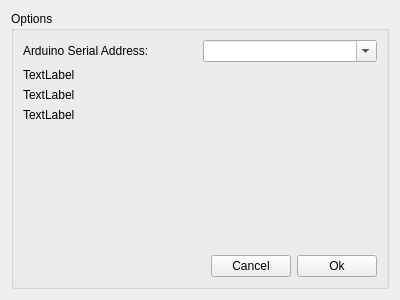
<?xml version="1.0" encoding="UTF-8"?>
<ui version="4.0">
 <class>OptionWindow</class>
 <widget class="QWidget" name="OptionWindow">
  <property name="windowModality">
   <enum>Qt::ApplicationModal</enum>
  </property>
  <property name="geometry">
   <rect>
    <x>0</x>
    <y>0</y>
    <width>400</width>
    <height>300</height>
   </rect>
  </property>
  <property name="windowTitle">
   <string>Fuck the NSA Options</string>
  </property>
  <layout class="QGridLayout" name="gridLayout">
   <item row="0" column="0">
    <widget class="QGroupBox" name="groupBox">
     <property name="title">
      <string>Options</string>
     </property>
     <layout class="QGridLayout" name="gridLayout_3">
      <item row="0" column="0">
       <layout class="QGridLayout" name="gridLayout_2">
        <item row="2" column="0">
         <widget class="QLabel" name="label_2">
          <property name="text">
           <string>TextLabel</string>
          </property>
         </widget>
        </item>
        <item row="0" column="0">
         <widget class="QLabel" name="label_4">
          <property name="text">
           <string>Arduino Serial Address:</string>
          </property>
         </widget>
        </item>
        <item row="3" column="0">
         <widget class="QLabel" name="label_5">
          <property name="text">
           <string>TextLabel</string>
          </property>
         </widget>
        </item>
        <item row="1" column="0">
         <widget class="QLabel" name="label_3">
          <property name="text">
           <string>TextLabel</string>
          </property>
         </widget>
        </item>
        <item row="0" column="1">
         <widget class="QComboBox" name="combo_serial">
          <property name="editable">
           <bool>true</bool>
          </property>
         </widget>
        </item>
       </layout>
      </item>
      <item row="2" column="0">
       <layout class="QHBoxLayout" name="horizontalLayout">
        <item>
         <spacer name="horizontalSpacer">
          <property name="orientation">
           <enum>Qt::Horizontal</enum>
          </property>
          <property name="sizeHint" stdset="0">
           <size>
            <width>40</width>
            <height>20</height>
           </size>
          </property>
         </spacer>
        </item>
        <item>
         <widget class="QPushButton" name="button_cancel">
          <property name="text">
           <string>Cancel</string>
          </property>
         </widget>
        </item>
        <item>
         <widget class="QPushButton" name="button_ok">
          <property name="text">
           <string>Ok</string>
          </property>
         </widget>
        </item>
       </layout>
      </item>
      <item row="1" column="0">
       <spacer name="verticalSpacer">
        <property name="orientation">
         <enum>Qt::Vertical</enum>
        </property>
        <property name="sizeHint" stdset="0">
         <size>
          <width>20</width>
          <height>40</height>
         </size>
        </property>
       </spacer>
      </item>
     </layout>
    </widget>
   </item>
  </layout>
 </widget>
 <resources/>
 <connections/>
</ui>
